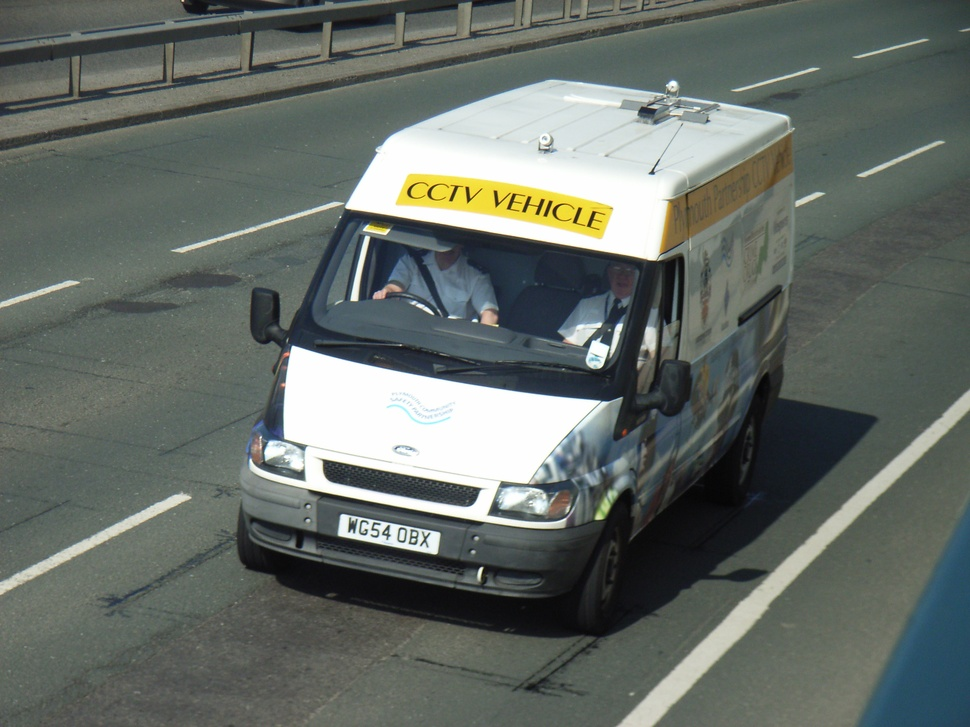
%> input picture Images/car-plate (3).jpg, 970 x 727 px, shrunk from 2560 x 1920 before the run
$ octave Debluring.m   (GNU Octave 9; MATLAB toolbox functions it lacks are replaced by stand-ins)
%> lines starting %> are read from the running program, lines starting %| are printed output that depends on the picture
%% Deblurring Images Using the Blind Deconvolution Algorithm
% This example shows how to use blind deconvolution to deblur images.
% The blind deconvolution algorithm can be used effectively when no
% information about the distortion (blurring and noise) is known. The
% algorithm restores the image and the point-spread function (PSF)
% simultaneously. The accelerated, damped Richardson-Lucy algorithm is used
% in each iteration. Additional optical system (e.g. camera)
% characteristics can be used as input parameters that could help to
% improve the quality of the image restoration. PSF constraints can be
% passed in through a user-specified function

% Copyright 2004-2013 The MathWorks, Inc.

%% Step 1: Read Image
% The example reads in an intensity image. The |deconvblind| function can
% handle arrays of any dimension.

I = imread('car-plate (3).jpg');
%> I is the input picture: size 727x970x3 uint8; mean R, G, B 101.3, 108.5, 102.9
figure;imshow(I);title('Original Image');
text(size(I,2),size(I,1)+15, ...
    'Image courtesy of Massachusetts Institute of Technology', ...
    'FontSize',7,'HorizontalAlignment','right');
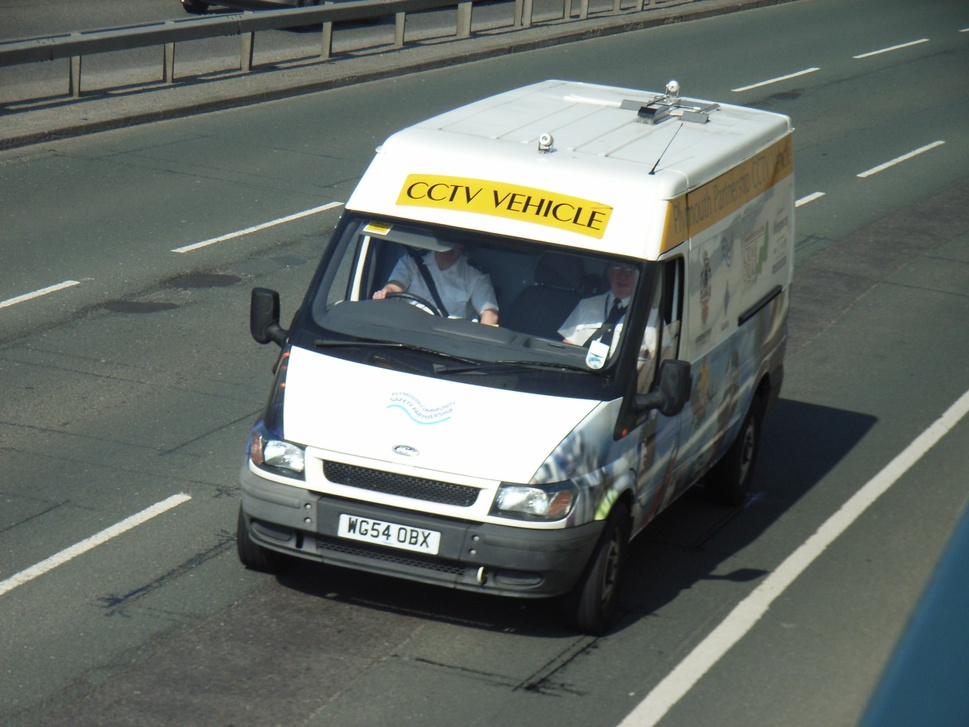
%> figure redrawn from the program's plot data; its title reads 'Original Image'

%% Step 2: Simulate a Blur
% Simulate a real-life image that could be blurred (e.g., due to camera
% motion or lack of focus). The example simulates the blur by convolving a
% Gaussian filter with the true image (using |imfilter|). The Gaussian filter
% then represents a point-spread function, |PSF|.

PSF = fspecial('gaussian',7,10);
Blurred = imfilter(I,PSF,'symmetric','conv');
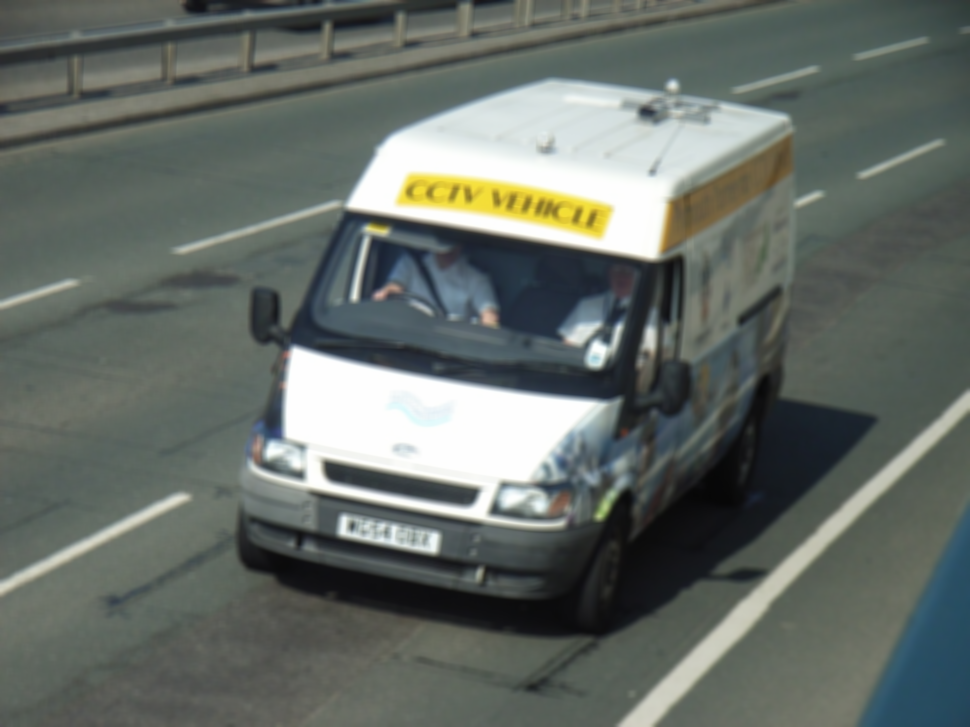
%> Blurred: size 727x970x3 uint8; mean R, G, B 101.3, 108.5, 102.9; mean of the top-left, top-right, bottom-left and bottom-right quarters 102.9, 114, 113.3, 86.7
figure;imshow(Blurred);title('Blurred Image');

%% Step 3: Restore the Blurred Image Using PSFs of Various Sizes
% To illustrate the importance of knowing the size of the true PSF, this
% example performs three restorations. Each time the PSF reconstruction
% starts from a uniform array--an array of ones.

%%
% The first restoration, |J1| and |P1|, uses an undersized array, |UNDERPSF|, for
% an initial guess of the PSF. The size of the UNDERPSF array is 4 pixels
% shorter in each dimension than the true PSF.

UNDERPSF = ones(size(PSF)-4);
%> (the run ends here)
